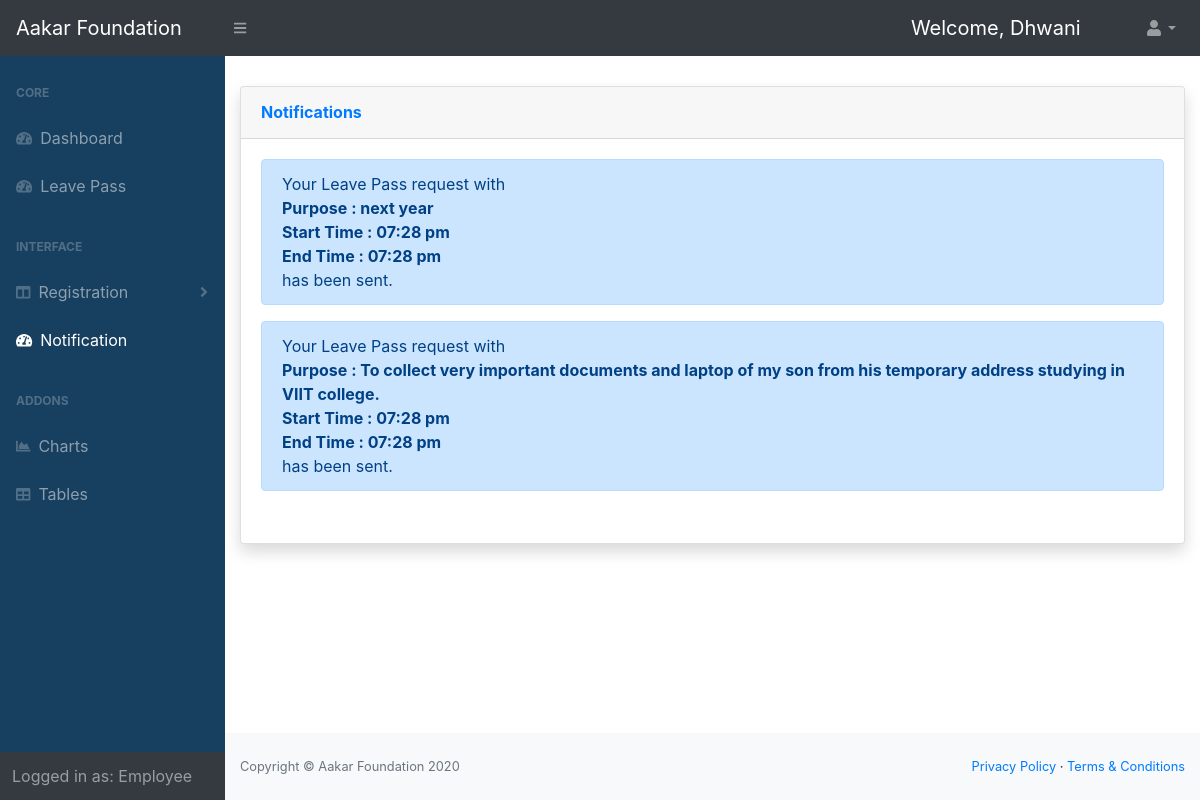
Page /employee_2/notification_2.php (signed in) on the earlier database version.
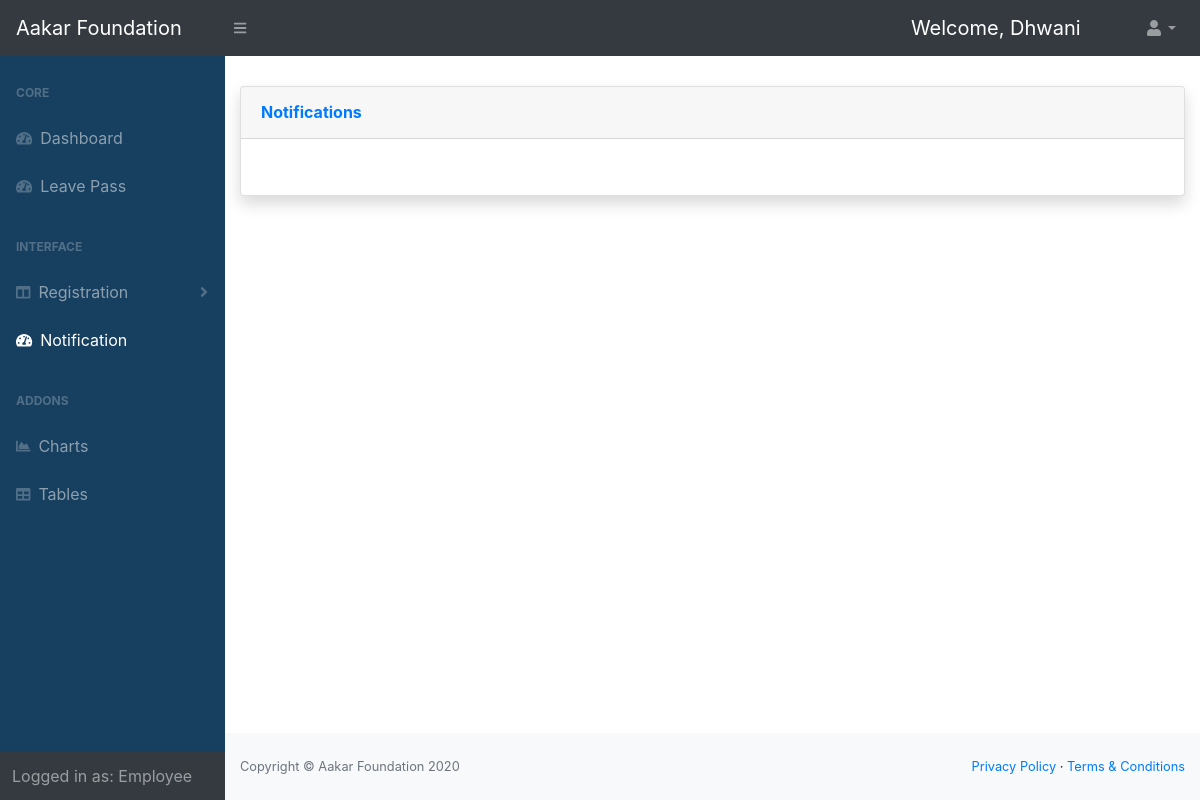
Same page on the later database version.
### tables this page shows
CREATE TABLE `emp_leave_pass` (
  `leave_pass_id` int(11) NOT NULL,
  `employee_id` varchar(20) NOT NULL,
  `emp_name` varchar(40) NOT NULL,
  `hod_id` varchar(20) NOT NULL,
  `Purpose` text NOT NULL,
  `start_time` varchar(20) NOT NULL,
  `end_time` varchar(20) NOT NULL,
  `timestamp` varchar(50) NOT NULL,
  `status` varchar(20) NOT NULL,
  `actual_start_time` varchar(20) NOT NULL,
  `actual_end_time` varchar(20) NOT NULL
);

### employee_2/notification_2.php (the view, shortened to what this page needs)
<?php
include('header_2.php');
include('navbar_2.php');
function showAcceptedOrRejectedLeavePass($link) {
  $query = "SELECT `leave_pass_id`,`Purpose`,`start_time`,`end_time`,`status` FROM `emp_leave_pass` WHERE `employee_id` = '".$_SESSION['id']."' AND `status` = 'ACCEPTED_1' OR `status` = 'REJECTED_1'";
  $arr = "";
  if($result = mysqli_query($link,$query)) {
    return $arr;
  } else {
    echo mysqli_error($link);
    return NULL;
  }
}
function showPendingLeavePasses($link) {
  $query = "SELECT `leave_pass_id`,`Purpose`,`start_time`,`end_time` FROM `emp_leave_pass` WHERE `employee_id` = '".$_SESSION['id']."' AND `status` = 'REQ_SENT' ";
  if($result = mysqli_query($link,$query)) {
    $temp = "";
    while($row = mysqli_fetch_array($result)) {
      $temp .= '<div class="alert alert-primary" role="alert">
      Your Leave Pass request with <br> <b>Purpose : '.$row['Purpose'].'<br> Start Time : '.date('h:i a',strtotime($row['start_time'])).' <br> End Time : '.date('h:i a',strtotime($row['end_time'])).'<br></b> has been sent.
    </div>';
    }
    return $temp;
  } else {
    echo mysqli_error($link);
    return NULL;
  }
}
include('../notification.php');
include('footer_2.php');
include('scripts_2.php');
?>

### employee_2/header_2.php (shortened to what this page needs)
<!doctype html>
<html lang="en">
<head>
  <link rel="stylesheet" href="https://stackpath.bootstrapcdn.com/bootstrap/4.5.2/css/bootstrap.min.css">
  <link href="css/login.css" rel="stylesheet">
  <link href="css/style.css" rel="stylesheet">
<body>
  <div id="wrapper">

### employee_2/navbar_2.php (shortened to what this page needs)
<nav class="sb-topnav navbar navbar-expand navbar-dark bg-dark">
        <a class="navbar-brand" href="booking_2.php">Aakar Foundation</a>
        <button class="btn btn-link btn-sm order-1 order-lg-0" id="sidebarToggle" href="#"><i class="fas fa-bars"></i></button>
        <span class="d-none d-md-inline-block form-inline ml-auto mr-0 mr-md-3 my-2 my-md-0 navbar-brand" >
            Welcome,
            <?php
                echo $_SESSION['firstname'];
            ?>
        </span>
        <ul class="navbar-nav ml-auto ml-md-0">
            <li class="nav-item dropdown">
                <a class="nav-link dropdown-toggle" id="userDropdown" href="#" role="button" data-toggle="dropdown" aria-haspopup="true" aria-expanded="false"><i class="fas fa-user fa-fw"></i></a>
            </li>
        </ul>
    </nav>
    <div id="layoutSidenav">
        <div id="layoutSidenav_nav">
            <nav class="sb-sidenav accordion sb-sidenav-dark" id="sidenavAccordion" style="background-color: #173F5F;">
                <div class="sb-sidenav-menu">
                    <div class="nav">
                        <div class="sb-sidenav-menu-heading">Core</div>
                        <a class="nav-link" href="booking_2.php">
                            <div class="sb-nav-link-icon"><i class="fas fa-tachometer-alt"></i></div>
                            Dashboard
                        </a>
                        <a class="nav-link" href="employee_leave_2.php">
                        <div class="sb-nav-link-icon"><i class="fas fa-tachometer-alt"></i></div>
                            Leave Pass
                        </a>
                        <div class="sb-sidenav-menu-heading">Interface</div>
                        <a class="nav-link collapsed" href="#" data-toggle="collapse" data-target="#collapseLayouts" aria-expanded="false" aria-controls="collapseLayouts">
                            <div class="sb-nav-link-icon"><i class="fas fa-columns"></i></div>
                            Registration
                            <div class="sb-sidenav-collapse-arrow"><i class="fas fa-angle-down"></i></div>
                        </a>
                        <a class="nav-link" href="notification_2.php">
                            <div class="sb-nav-link-icon"><i class="fas fa-tachometer-alt"></i></div>
                        Notification
                        </a>
                        <div class="sb-sidenav-menu-heading">Addons</div>
                            <a class="nav-link" href="charts.html">
                                <div class="sb-nav-link-icon"><i class="fas fa-chart-area"></i></div>
                                Charts
                            </a>
                            <a class="nav-link" href="tables.html">
                                <div class="sb-nav-link-icon"><i class="fas fa-table"></i></div>
                                Tables
                            </a>
                        </div>
                </div>
                <div class="sb-sidenav-footer">
                    <div class="large">Logged in as: Employee</div>
                </div>
            </nav>
        </div>
        <div id="layoutSidenav_content">

### notification.php (shortened to what this page needs)
<?php
    include('../php-utils/db/db.variables.php');
    $link = connectionToDB($host, $username, $pass, $db);
    function showNotifications($link){
        $query = "SELECT `id`,`first_name`,`last_name`,`email`,`noofvisitors`,`time` FROM `visitor` WHERE `visitee` = ".$_SESSION['id']." AND `status` = 'REQUEST_SENT' ";
        $result = mysqli_query($link,$query);
        $populate = '';
        return $populate;
    }
    $populate = showNotifications($link);
?>
<?php
function getExpiredReqForEmp($link) {
    $query = "SELECT `id`,`first_name`,`last_name`,`status`,`email`,`phone_no` from `visitor` WHERE `status` = 'REQUEST_EXP_1'";
    $result = mysqli_query($link,$query);
    if($result == TRUE) {
        return $result;
    } else {
        return NULL;
    }
}
?>
    <main style="margin-top: 30px;">
        <div class="container-fluid">
            <div class="card shadow mb-4">
                <div class="card-header py-3">
                    <h6 class="m-0 font-weight-bold text-primary">Notifications
                    </h6>
                </div>
                <div class="card-body">
                <?php
$result = getExpiredReqForEmp($link);
?>
                    <div class="table-responsive">
                        <table class="table table-bordered" id="dataTable" width="100%" cellspacing="0">
                            <thead>
                            <?php
                                if($populate != ''){
                                    echo '<tr>
                                    <th> Name </th>
                                    <th> Email </th>
                                    <th> No.of Visitors </th>
                                    <th> Time </th>
                                    <th> ACCEPT </th>
                                    <th> REJECT </th>
                                </tr>';
                                } else if($_SESSION['type']=== 'Employee') {
                                    $arr = showAcceptedOrRejectedLeavePass($link);
                                    $expiredEmpReq = getExpEmpReq($link);
                                    $temp = showPendingLeavePasses($link);
                                    if($arr || $temp || $expiredEmpReq) {
                                        echo $temp;
                                    } else if(!$result) {
                                        echo 'You have no Notifications. Kindly refresh the page to see if you have any new notifications.';
                                    }
                                }
                                else if(!$result) {
                                    echo 'You have no Notifications. Kindly refresh the page to see if you have any new notifications.';
                                }
                            ?>
                            </thead>
                        </table>
                    </div>
                </div>
            </div>
        </div>
    </main>

### employee_2/footer_2.php
<footer class="py-4 bg-light mt-auto">
    <div class="container-fluid">
        <div class="d-flex align-items-center justify-content-between small">
            <div class="text-muted">Copyright &copy; Aakar Foundation 2020</div>
            <div>
                <a href="#">Privacy Policy</a> &middot;
                <a href="#">Terms &amp; Conditions</a>
            </div>
        </div>
    </div>
</footer>

### employee_2/scripts_2.php (shortened to what this page needs)
</body>
</html>

### employee_2/css/style.css (style rules this page uses)
#layoutSidenav { display: flex; }
#layoutSidenav #layoutSidenav_nav { flex-basis: 225px; flex-shrink: 0; transition: transform 0.15s ease-in-out; z-index: 1038; transform: translateX(-225px); }
#layoutSidenav #layoutSidenav_content { position: relative; display: flex; flex-direction: column; justify-content: space-between; min-width: 0; flex-grow: 1; min-height: calc(100vh - 56px); margin-left: -225px; }
@media (min-width: 992px) { #layoutSidenav #layoutSidenav_nav { transform: translateX(0); } }
@media (min-width: 992px) { #layoutSidenav #layoutSidenav_content { margin-left: 0; transition: margin 0.15s ease-in-out; } }
.nav .nav-link .sb-nav-link-icon, .sb-sidenav-menu .nav-link .sb-nav-link-icon { margin-right: 0.5rem; }
.sb-topnav { padding-left: 0; height: 56px; z-index: 1039; }
.sb-topnav .navbar-brand { width: 225px; padding-left: 1rem; padding-right: 1rem; margin: 0; }
.sb-topnav.navbar-dark #sidebarToggle { color: rgba(255, 255, 255, 0.5); }
.sb-sidenav { display: flex; flex-direction: column; height: 100%; flex-wrap: nowrap; }
.sb-sidenav .sb-sidenav-menu { flex-grow: 1; }
.sb-sidenav .sb-sidenav-menu .nav { flex-direction: column; flex-wrap: nowrap; }
.sb-sidenav .sb-sidenav-menu .nav .sb-sidenav-menu-heading { padding: 1.75rem 1rem 0.75rem; font-size: 0.75rem; font-weight: bold; text-transform: uppercase; }
.sb-sidenav .sb-sidenav-menu .nav .nav-link { display: flex; align-items: center; padding-top: 0.75rem; padding-bottom: 0.75rem; position: relative; }
.sb-sidenav .sb-sidenav-menu .nav .nav-link .sb-nav-link-icon { font-size: 0.9rem; }
.sb-sidenav .sb-sidenav-menu .nav .nav-link .sb-sidenav-collapse-arrow { display: inline-block; margin-left: auto; transition: transform 0.15s ease; }
.sb-sidenav .sb-sidenav-menu .nav .nav-link.collapsed .sb-sidenav-collapse-arrow { transform: rotate(-90deg); }
.sb-sidenav .sb-sidenav-footer { padding: 0.75rem; flex-shrink: 0; }
.sb-sidenav-dark { background-color: #212529; color: rgba(255, 255, 255, 0.5); }
.sb-sidenav-dark .sb-sidenav-menu .sb-sidenav-menu-heading { color: rgba(255, 255, 255, 0.25); }
.sb-sidenav-dark .sb-sidenav-menu .nav-link { color: rgba(255, 255, 255, 0.5); }
.sb-sidenav-dark .sb-sidenav-menu .nav-link .sb-nav-link-icon { color: rgba(255, 255, 255, 0.25); }
.sb-sidenav-dark .sb-sidenav-menu .nav-link .sb-sidenav-collapse-arrow { color: rgba(255, 255, 255, 0.25); }
.sb-sidenav-dark .sb-sidenav-menu .nav-link.active { color: #fff; }
.sb-sidenav-dark .sb-sidenav-menu .nav-link.active .sb-nav-link-icon { color: #fff; }
.sb-sidenav-dark .sb-sidenav-footer { background-color: #343a40; }

Differences in the rows shown:
removed emp_leave_pass: Purpose "next year", start_time "07:28 pm", end_time "07:28 pm"
removed emp_leave_pass: Purpose "To collect very important documents and laptop of my son from his temporary address studying in VIIT college.", start_time "07:28 pm", end_time "07:28 pm"
